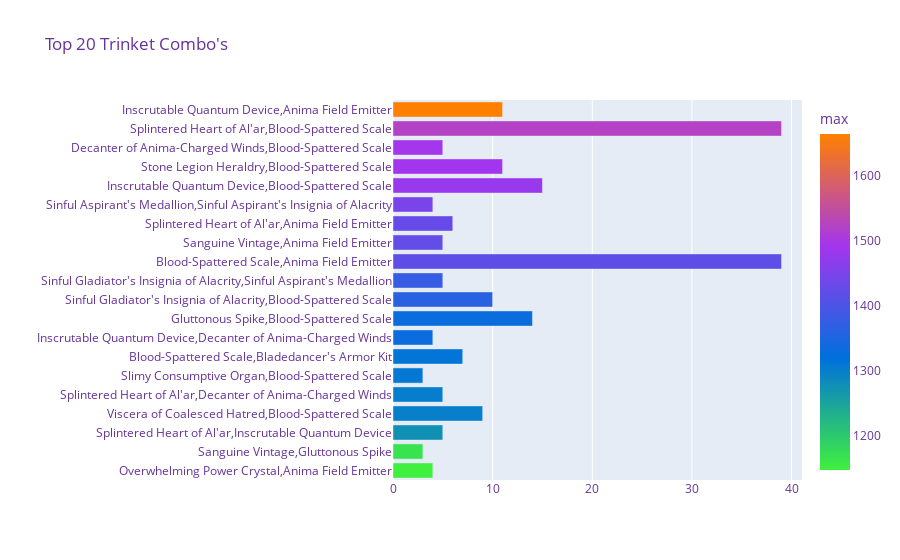

Here is the notebook cell this chart was saved with:
### Code cell
# Ring Combo's
gear_df['Trinket 1'], gear_df['Trinket 2']=gear_df[["Trinket 1", "Trinket 2"]].max(axis=1),gear_df[["Trinket 1", "Trinket 2"]].min(axis=1)
plot_df = gear_df.groupby(['Trinket 1','Trinket 2'])['Neck'].count().reset_index().rename(columns={'Neck':'count'}).sort_values('count',ascending=False)
test_score = gear_df.groupby(['Trinket 1','Trinket 2']).agg({'score' : ['mean', 'max','min']}).reset_index()
plot_df = plot_df.merge(test_score, how='right', on=['Trinket 1','Trinket 2'])
plot_df.columns = ['Trinket 1', 'Trinket 2', 'count', 'mean', 'max', 'min']
plot_df = plot_df.sort_values('count',ascending=False).head(20).sort_values('max',ascending=True)
plot_df['Trinkets'] = plot_df['Trinket 1'] + "," + plot_df['Trinket 2']
fig = px.bar(plot_df,
                 x="count",
                 y="Trinkets", 
                 color="max",
                 range_color = [plot_df['max'].min(), plot_df['max'].max()],
                 hover_data=['mean', 'min','max'],
                 color_continuous_scale= raiderio_colours,
                 title="Top 20 Trinket Combo's")
fig.update_layout(
        xaxis_title="",
        yaxis_title="",
        legend_title="Raider.io",
        font=dict(size=12,
            color="RebeccaPurple")
)
fig.show()

### Figure 1 — Plotly figure (JSON) as saved in the notebook; plotly's stock layout.template omitted (floating-point values rounded to 4 significant figures)
{"data": [{"alignmentgroup": "True", "customdata": [[1033.0, 922.9, 1147], [1099.0, 1052.0, 1166.0], [1114.0, 991.9, 1275.0], [1147.0, 981.9, 1300.0], [1092.0, 910.8, 1302.0], [1266.0, 1240.0, 1308.0], [1141.0, 961.3, 1313.0], [1102.0, 918.5, 1330.0], [1169.0, 989.3, 1331.0], [1169.0, 877.6, 1362.0], [1147.0, 718.8, 1376.0], [1212.0, 891.2, 1419], [1263.0, 1061, 1426.0], [1198.0, 904.7, 1429], [1278.0, 1173.0, 1447.0], [1231.0, 989, 1481.0], [1232.0, 943.1, 1492.0], [1104.0, 779.9, 1494.0], [1197.0, 816.2, 1522.0], [1239.0, 859.4, 1664.0]], "hovertemplate": "count=%{x}<br>Trinkets=%{y}<br>mean=%{customdata[0]}<br>min=%{customdata[1]}<br>max=%{marker.color}<extra></extra>", "legendgroup": "", "marker": {"color": [1147, 1166.0, 1275.0, 1300.0, 1302.0, 1308.0, 1313.0, 1330.0, 1331.0, 1362.0, 1376.0, 1419, 1426.0, 1429, 1447.0, 1481.0, 1492.0, 1494.0, 1522.0, 1664.0], "coloraxis": "coloraxis"}, "name": "", "offsetgroup": "", "orientation": "h", "showlegend": false, "textposition": "auto", "type": "bar", "x": [4, 3, 5, 9, 5, 3, 7, 4, 14, 10, 5, 39, 5, 6, 4, 15, 11, 5, 39, 11], "xaxis": "x", "y": ["Overwhelming Power Crystal,Anima Field Emitter", "Sanguine Vintage,Gluttonous Spike", "Splintered Heart of Al'ar,Inscrutable Quantum Device", "Viscera of Coalesced Hatred,Blood-Spattered Scale", "Splintered Heart of Al'ar,Decanter of Anima-Charged Winds", "Slimy Consumptive Organ,Blood-Spattered Scale", "Blood-Spattered Scale,Bladedancer's Armor Kit", "Inscrutable Quantum Device,Decanter of Anima-Charged Winds", "Gluttonous Spike,Blood-Spattered Scale", "Sinful Gladiator's Insignia of Alacrity,Blood-Spattered Scale", "Sinful Gladiator's Insignia of Alacrity,Sinful Aspirant's Medallion", "Blood-Spattered Scale,Anima Field Emitter", "Sanguine Vintage,Anima Field Emitter", "Splintered Heart of Al'ar,Anima Field Emitter", "Sinful Aspirant's Medallion,Sinful Aspirant's Insignia of Alacrity", "Inscrutable Quantum Device,Blood-Spattered Scale", "Stone Legion Heraldry,Blood-Spattered Scale", "Decanter of Anima-Charged Winds,Blood-Spattered Scale", "Splintered Heart of Al'ar,Blood-Spattered Scale", "Inscrutable Quantum Device,Anima Field Emitter"], "yaxis": "y"}], "layout": {"barmode": "relative", "coloraxis": {"cmax": 1664.0, "cmin": 1147, "colorbar": {"title": {"text": "max"}}, "colorscale": [[0, "#40f03e"], [0.3333, "#0070dd"], [0.6667, "#a335ee"], [1, "#ff8000"]]}, "font": {"color": "RebeccaPurple", "size": 12}, "legend": {"title": {"text": "Raider.io"}, "tracegroupgap": 0}, "title": {"text": "Top 20 Trinket Combo's"}, "xaxis": {"anchor": "y", "domain": [0, 1], "title": {"text": ""}}, "yaxis": {"anchor": "x", "domain": [0, 1], "title": {"text": ""}}}}
